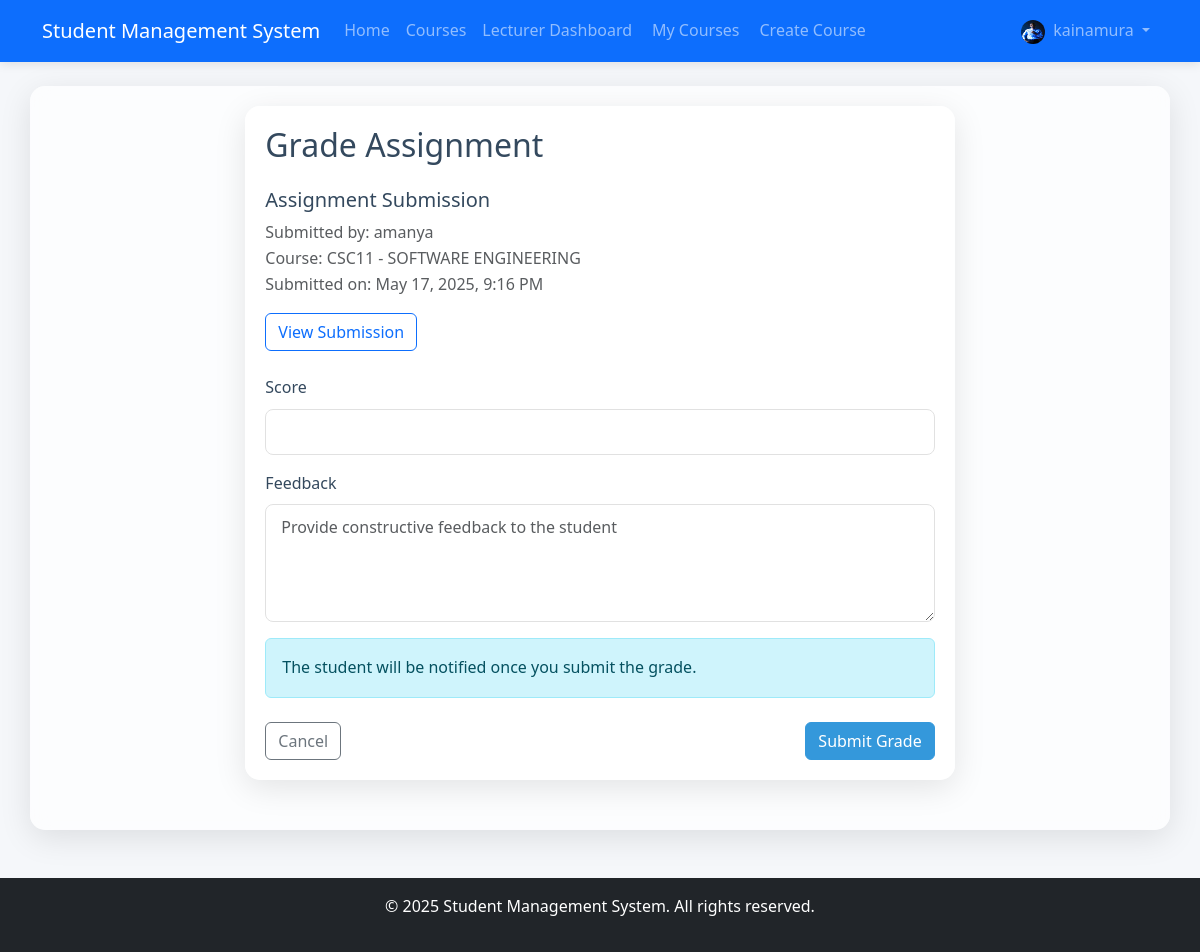
The page /lecturer/assignments/1/grade/ (signed in) on the database its author committed.
### accounts/models.py (models this page shows, shortened)
class User(AbstractUser):
    USER_TYPE_CHOICES = (
        ('admin', 'Admin'),
        ('student', 'Student'),
        ('lecturer', 'Lecturer'),
    )
    user_type = models.CharField(max_length=10, choices=USER_TYPE_CHOICES, default='student')
    profile_picture = models.ImageField(upload_to='profile_pics/', null=True, blank=True)
    date_of_birth = models.DateField(null=True, blank=True)
    phone_number = models.CharField(max_length=15, null=True, blank=True)
    address = models.TextField(null=True, blank=True)

### student/models.py (models this page shows, shortened)
class Assignment(models.Model):
    student = models.ForeignKey(StudentProfile, on_delete=models.CASCADE, related_name='assignments')
    course = models.ForeignKey(Course, on_delete=models.CASCADE, related_name='assignments')
    title = models.CharField(max_length=200)
    submission = models.FileField(upload_to='assignments/')
    submitted_at = models.DateTimeField(auto_now_add=True)
    score = models.FloatField(null=True, blank=True)
    feedback = models.TextField(null=True, blank=True)

class StudentProfile(models.Model):
    user = models.OneToOneField(User, on_delete=models.CASCADE, related_name='student_profile')
    registration_number = models.CharField(max_length=20, unique=True)
    department = models.CharField(max_length=100)
    year_of_study = models.PositiveIntegerField()

### course/models.py (models this page shows, shortened)
class Course(models.Model):
    code = models.CharField(max_length=20, unique=True)
    title = models.CharField(max_length=200)
    description = models.TextField()
    credits = models.PositiveIntegerField()
    is_active = models.BooleanField(default=True)
    created_at = models.DateTimeField(auto_now_add=True)
    updated_at = models.DateTimeField(auto_now=True)

### lecturer/views.py (the view)
    def wrapper(request, *args, **kwargs):
        if not request.user.is_authenticated:
            return redirect('accounts:login')
        if request.user.user_type != 'lecturer':
            return HttpResponseForbidden("You must be a lecturer to access this page.")
        return view_func(request, *args, **kwargs)

### lecturer/forms.py (shortened to what this page needs)
class AssignmentGradingForm(forms.ModelForm):
    class Meta:
        model = Assignment
        fields = ['score', 'feedback']
        widgets = {
            'score': forms.NumberInput(attrs={
                'class': 'form-control',
                'min': 0,
                'max': 100,
                'step': 0.1
            }),
            'feedback': forms.Textarea(attrs={
                'class': 'form-control',
                'rows': 4,
                'placeholder': 'Provide constructive feedback to the student'
            }),
        }

### lecturer/views.py (called while the page is built)
def lecturer_required(view_func):
    def wrapper(request, *args, **kwargs):
        if not request.user.is_authenticated:
            return redirect('accounts:login')
        if request.user.user_type != 'lecturer':
            return HttpResponseForbidden("You must be a lecturer to access this page.")
        return view_func(request, *args, **kwargs)
    return wrapper

### templates/lecturer/grade_assignment.html (shortened to what this page needs)
{% extends 'base.html' %}
{% load crispy_forms_tags %}
{% block content %}
<div class="container">
    <div class="row">
        <div class="col-md-8 offset-md-2">
            <div class="glass-container">
                <h2 class="mb-4">Grade Assignment</h2>
                <div class="mb-4">
                    <h5>{{ assignment.title }}</h5>
                    <p class="text-muted">
                        Submitted by: {{ assignment.student.user.get_full_name|default:assignment.student.user.username }}<br>
                        Course: {{ assignment.course.code }} - {{ assignment.course.title }}<br>
                        Submitted on: {{ assignment.submitted_at|date:"F d, Y, g:i A" }}
                    </p>
                    <div class="mb-3">
                        <a href="{{ assignment.submission.url }}" class="btn btn-outline-primary" target="_blank">
                             View Submission
                        </a>
                    </div>
                </div>
                <form method="post">
                    {{ form|crispy }}
                    <div class="alert alert-info">
                         The student will be notified once you submit the grade.
                    </div>
                    <div class="d-flex justify-content-between mt-4">
                        <a href="{% url 'lecturer:manage_assignments' assignment.course.id %}" class="btn btn-outline-secondary">Cancel</a>
                        <button type="submit" class="btn btn-primary">Submit Grade</button>
                    </div>
                </form>
            </div>
        </div>
    </div>
</div>
{% endblock %}

### templates/base.html (shortened to what this page needs)
<!DOCTYPE html>
<html lang="en">
<head>
    <link href="https://cdn.jsdelivr.net/npm/bootstrap@5.3.0/dist/css/bootstrap.min.css" rel="stylesheet">
    <link rel="stylesheet" href="/static/css/main.css">
</head>
<body>
    <nav class="navbar navbar-expand-lg navbar-dark bg-primary">
        <div class="container">
            <a class="navbar-brand" href="/">Student Management System</a>
            <div class="collapse navbar-collapse" id="navbarNav">
                <ul class="navbar-nav me-auto">
                    <li class="nav-item">
                        <a class="nav-link" href="/">Home</a>
                    </li>
                    {% if user.is_authenticated %}
                        <li class="nav-item">
                            <a class="nav-link" href="{% url 'course:course_list' %}">Courses</a>
                        </li>
                        {% if user.user_type == 'student' %}
                            <li class="nav-item">
                                <a class="nav-link" href="{% url 'student:dashboard' %}">Student Dashboard</a>
                            </li>
                            <li class="nav-item">
                                <a class="nav-link" href="{% url 'student:assignment_list' %}">
                                    <i class="fas fa-tasks me-1"></i> Assignments
                                </a>
                            </li>
                            <li class="nav-item">
                                <a class="nav-link position-relative" href="{% url 'student:view_notifications' %}">
                                    <i class="fas fa-bell me-1"></i> Notifications
                                    {% with notification_count=user.notifications.filter.count %}
                                        {% if notification_count > 0 %}
                                            <span class="position-absolute top-0 start-100 translate-middle badge rounded-pill bg-danger">
                                                {{ notification_count }}
                                            </span>
                                        {% endif %}
                                    {% endwith %}
                                </a>
                            </li>
                        {% elif user.user_type == 'lecturer' %}
                            <li class="nav-item">
                                <a class="nav-link" href="{% url 'lecturer:dashboard' %}">Lecturer Dashboard</a>
                            </li>
                            <li class="nav-item">
                                <a class="nav-link" href="{% url 'lecturer:course_list' %}">
                                     My Courses
                                </a>
                            </li>
                            <li class="nav-item">
                                <a class="nav-link" href="{% url 'lecturer:create_course' %}">
                                     Create Course
                                </a>
                            </li>
                        {% endif %}
                    {% endif %}
                </ul>
                <ul class="navbar-nav">
                    {% if user.is_authenticated %}
                        <li class="nav-item dropdown">
                            <a class="nav-link dropdown-toggle" href="#" id="navbarDropdown" role="button" data-bs-toggle="dropdown">
                                {% if user.profile_picture %}
                                    <img src="{{ user.profile_picture.url }}" alt="Profile" class="rounded-circle me-1" width="24" height="24">
                                {% endif %}
                                {{ user.username }}
                            </a>
                        </li>
                    {% endif %}
                </ul>
            </div>
        </div>
    </nav>
    <div class="container mt-4 glass-container">
        {% block content %}{% endblock %}
    </div>
    <footer class="bg-dark text-white mt-5 py-3">
        <div class="container text-center">
            <p>&copy; {% now "Y" %} Student Management System. All rights reserved.</p>
        </div>
    </footer>
</body>
</html>

### static/css/main.css (style rules this page uses)
:root { --primary-color: #3498db; --secondary-color: #2ecc71; --background-color: #f5f7fa; --text-color: #34495e; --accent-color: #9b59b6; --shadow-color: rgba(0, 0, 0, 0.1); }
body { font-family: 'Segoe UI', Tahoma, Geneva, Verdana, sans-serif; background-color: var(--background-color); color: var(--text-color); line-height: 1.6; }
.glass-container { background: rgba(255, 255, 255, 0.7); backdrop-filter: blur(10px); border-radius: 15px; box-shadow: 0 8px 32px 0 var(--shadow-color); padding: 20px; margin-bottom: 30px; }
.btn-primary { background-color: var(--primary-color); border-color: var(--primary-color); }
.navbar { box-shadow: 0 2px 10px rgba(0, 0, 0, 0.1); padding: 10px 0; }
.form-control { border-radius: 8px; padding: 10px 15px; border: 1px solid #e1e1e1; }

### rows shown on the page
User: profile_picture (picture), username "kainamura"
Assignment: title "Assignment Submission", student.user.get_full_name "amanya", course.code "CSC11", course "SOFTWARE ENGINEERING", submitted_at "May 17, 2025, 9:16 PM"
